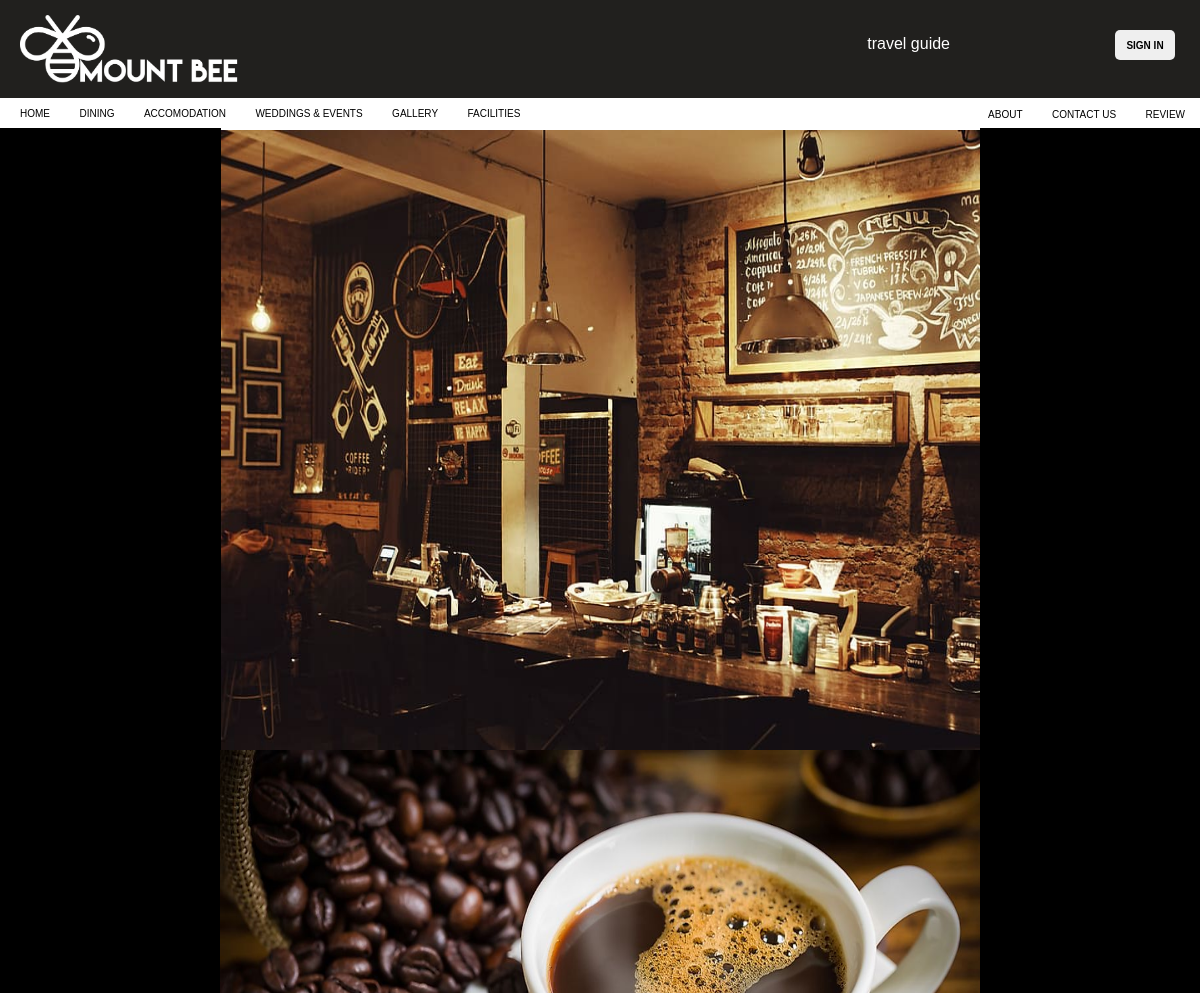
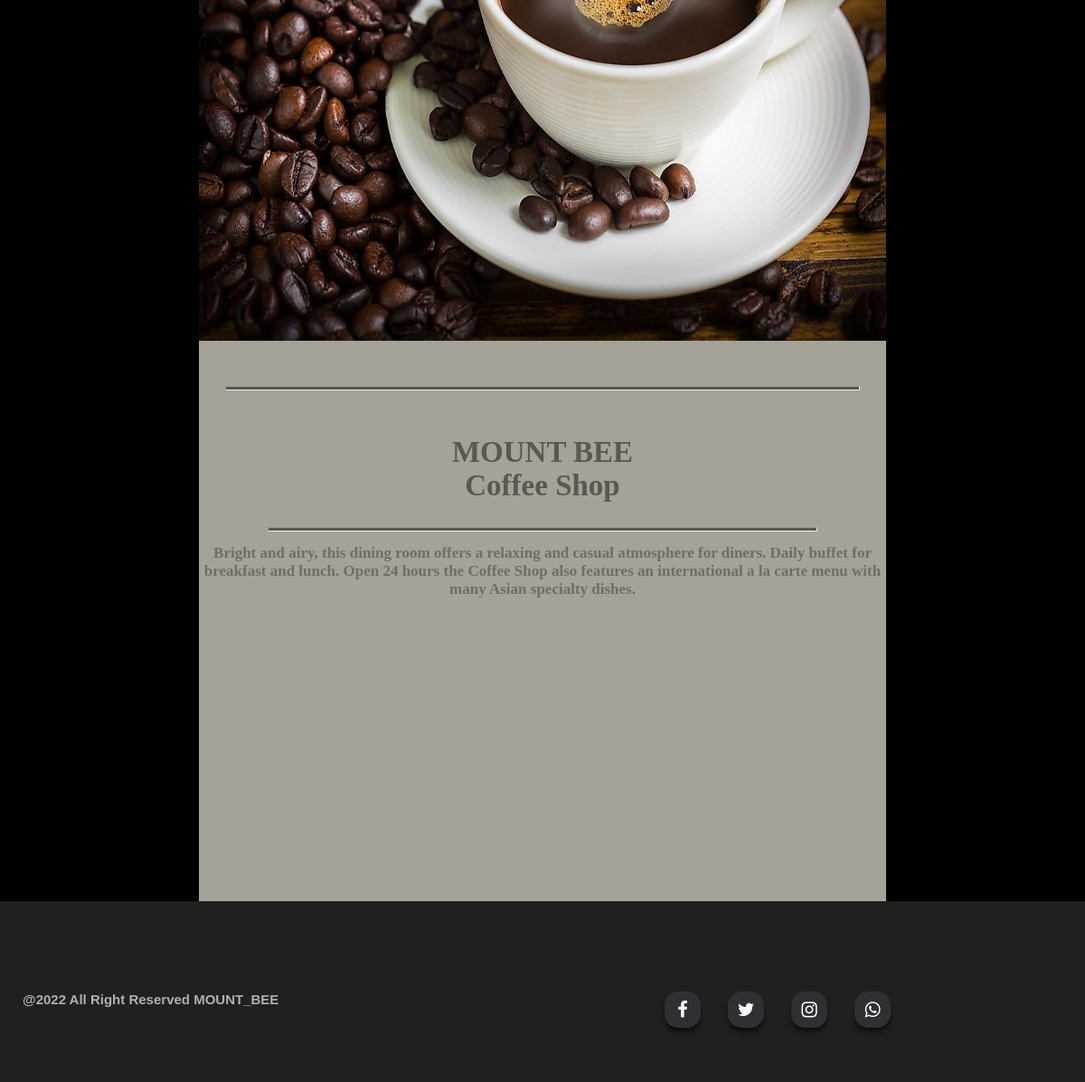
The page /PHP/subdining.php?dining_id=1 on the database its author committed (2 pictures, top to bottom).
### tables this page shows
CREATE TABLE `dining` (
  `dining_id` int(11) NOT NULL,
  `dining_name` varchar(50) NOT NULL,
  `dining_image` varchar(255) DEFAULT NULL,
  `dining_banner_image` varchar(255) DEFAULT NULL,
  `dining_description` varchar(700) DEFAULT NULL,
  `adminid` int(11) NOT NULL DEFAULT 1
);

### PHP/subdining.php (the view, shortened to what this page needs)
<?php
    include '../PHPHANDLER/db.config.php';
	include "header.php";
    $dining_id = $_GET['dining_id'];
    $sql = "SELECT * FROM dining WHERE dining_id=$dining_id;";
    $result = mysqli_query($conn, $sql);
    $row  = mysqli_fetch_array($result);
    $dining_name = $row['dining_name'];
    $dining_description = $row['dining_description'];
    $dining_image = "http://localhost/resource_booking_system/ADMIN/IMAGES/".$row['dining_image'];
    $dining_banner_image = "http://localhost/resource_booking_system/ADMIN/IMAGES/".$row['dining_banner_image'];
?>
<html>
<head>
    <link rel="stylesheet" href="../CSS/diningsub.css">
</head>
<body>
<div class="container">
    <div class="main">
        <div class="title">
            <h2 class="topic" > <?php echo $dining_name; ?> </h2>
        </div>
        <?php echo "<img src='$dining_banner_image' class='mainimg'></img>"?>
     </div>
    <div class="imgdiv">
    <?php echo "<img src='$dining_image' class='img'></img>"?>
    </div>
    <div class="details">
        <hr class="hr1"><h2 class="text1">
            MOUNT  BEE  <br> <?php echo $dining_name; ?>
        </h2><hr class="hr2">
        <h2 class="text2">
        <?php echo $dining_description; ?>
        </h2>
    </div>
</div>
</body>
</html>
<?php
	include "footer.php";
?>

### CSS/header.css (style rules this page uses)
* { padding: 0%; }
body { font-family: Arial, Helvetica, sans-serif; }

### CSS/diningsub.css (style rules this page uses)
body,html { width: 100%; height: 100%; margin: 0; }
.container { width: 100%; height: auto; background: #000000; display:flex; flex-direction: row; flex-flow: wrap; justify-content: center; }
.main { width:1519px; height: 750px; background: rgb(255, 255, 255); font-size: 20px; }
.mainimg { margin-top: 130px; width: 1519px; height: 620px; }
.title { font-family: Georgia, 'Times New Roman', Times, serif; position: absolute; width: 850px; height: 200px; color: rgb(255, 255, 255); left: 50%; top:50%; transform: translate(-50%,-50%); font-size: 50px; text-align: center; background: rgba(0,0,0,.5); border: 3px white; }
.imgdiv { background-color: rgb(0, 0, 0); width: 759.5px; height: 620px; }
.img { background-color: black; width: 759.5px; height: 620px; transform: scale(1); transition: 0.5s ease-in-out; }
.details { background-color:#a5a298; width: 759.5px; height: 620px; transition: 1.5s ease-out; }
.text2 { font-family: Georgia, 'Times New Roman', Times, serif; font-size: 17px; text-align: center; color: #726d62; }
.text1 { font-family: Georgia, 'Times New Roman', Times, serif; font-size: 33px; text-align: center; color: #5d584f; padding: -80px; }
.hr1 { background-color: #5d584f; position: relative; max-width: 700px; margin: 50px auto; text-align: center; top: 0px; height: 3px; }
.hr2 { height: 3px; background-color: #5d584f; position: relative; max-width: 700px; text-align: center; margin-left: 10%; margin-right: 10%; }
@media screen and (max-width: 1500px) { .main,.mainimg { width: 759px; } }
@media screen and (max-width: 1500px) { .title { width: 50%; font-size:35px; } }

### rows shown on the page
dining: dining_banner_image (picture), dining_image (picture), dining_name "Coffee Shop", dining_description "Bright and airy, this dining room offers a relaxing and casual atmosphere for diners. Daily buffet for breakfast and lunch. Open 24 hours the Coffee Shop also features an international a la carte menu with many Asian specialty dishes."
